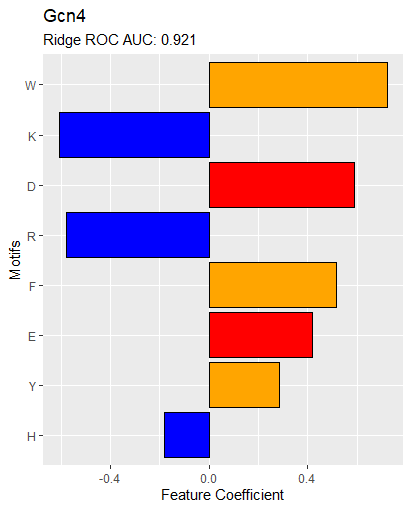

Here is the R script that generated this plot:
##ML on acidic aromatic and basic counts only
gcn4 <- readRDS('Datasets/Datasets/hahn_tads.rds') %>% as_tibble() %>% 
  select(sequence, AD_set)

#add acidic counts
gcn4$E <- str_count(gcn4$sequence,'E')
gcn4$D <- str_count(gcn4$sequence,'D')

#add basic counts
gcn4$R <- str_count(gcn4$sequence,'R')
gcn4$H <- str_count(gcn4$sequence,'H')
gcn4$K <- str_count(gcn4$sequence,'K')

#add aromatic counts
gcn4$W <- str_count(gcn4$sequence,'W')
gcn4$Y <- str_count(gcn4$sequence,'Y')
gcn4$F <- str_count(gcn4$sequence,'F')

#split into live and die
live <- gcn4 %>% 
  select(-sequence) %>% 
  filter(AD_set == 'AD_positive')

die <- gcn4 %>% 
  select(-sequence) %>% 
  filter(AD_set == 'AD_negative')

#get train (80% of data) and test (20%) sets
#set seed for reproducible results
set.seed(123)

rows <- sample(1:nrow(live), round(nrow(live) %>% as.numeric() * 0.8))
live_train <- live[rows,]
live_test <- live[-rows,]

#changing to be the same amount of sequences from die and live pool... 
#took too long to train with 80% of data from dying sequence
rows <- sample(1:nrow(die), round(nrow(die) %>% as.numeric() * 0.8))
die_train <- die[rows,]
die_test <- die[-rows,]

train_set <- rbind(live_train, die_train)
test_set <- rbind(live_test, die_test)


#grid of lamdas to search over
lambda <- 10^seq(-9, -3, length = 20)

# Build the model
ridge <- train(
  AD_set ~., data = train_set, method = "glmnet",
  trControl = trainControl("cv", number = 5),
  tuneGrid = expand.grid(alpha = 0, lambda = lambda)
)

#add auc to this graph

predicted_prob<-predict.train(ridge, test_set,type = "prob") 
myroc<-roc(test_set$AD_set, predicted_prob$AD_negative)
myroc$auc

#coef----
coef <- coef(ridge$finalModel, ridge$bestTune$lambda)
coef <- coef[,1]
coef <- coef[-1]

coef <- tibble(feature = names(coef),
               coef = coef)

coef$color <- c(rep('red',2),
                rep('blue',3),
                rep('orange',3))

coef$mag_coef <- sqrt(coef$coef * coef$coef)

#order by coeff
coef$feature <- factor(coef$feature,
                       levels = coef$feature[order(coef$mag_coef)])

ggplot(coef, aes(feature, coef,fill = color))+
  geom_col(show.legend = F,color='black')+
  scale_fill_manual(values = c('blue','orange','red'))+
  xlab('Motifs')+
  ylab('Feature Coefficient')+
  ggtitle('Gcn4', subtitle = 'Ridge ROC AUC: 0.921')+
  coord_flip()
